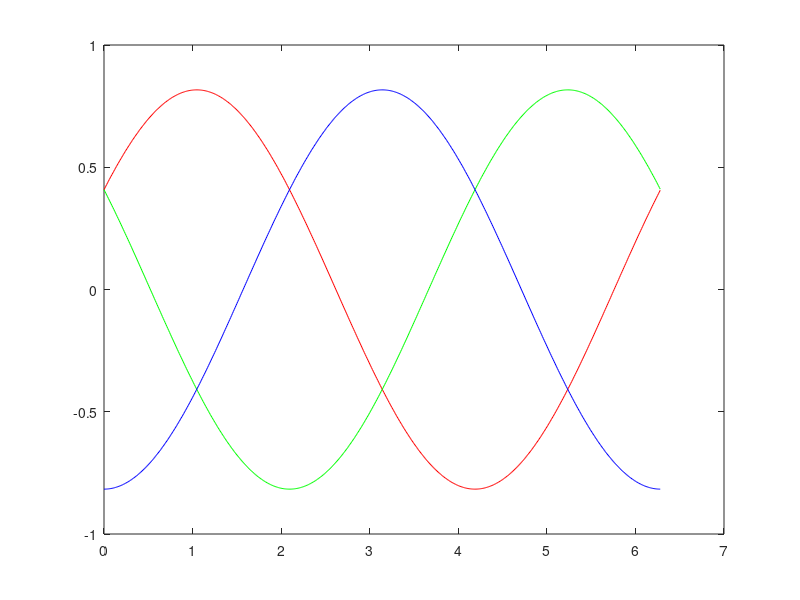
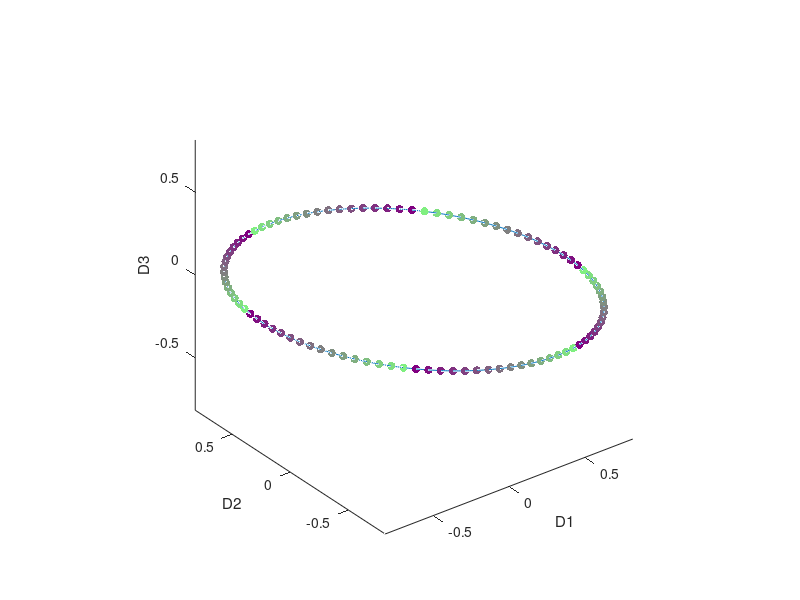

Write MATLAB code to recreate these figures, in order.
D1 = @(x) sqrt(2/3)*cos(x-(pi/3));
D2 = @(x) sqrt(2/3)*cos(x+(pi/3));
D3 = @(x) -sqrt(2/3)*cos(x);

x = 0:.01:2*pi;

figure(1)

plot(x,D1(x),'r-')

hold on

plot(x,D2(x),'g-')
plot(x,D3(x),'b-')

hold off

figure(2)

plot3(D1(x),D2(x),D3(x))
hold on

axis equal
xlabel('D1'); ylabel('D2'); zlabel('D3')

N = 6*16;

for ii = 1:N
    c = mod(ii,16)/16;
    x = (ii-1)*(pi/(N/2));

    tmp = [D1(x),D2(x),D3(x)];
    
    scatter3(tmp(1),tmp(2),tmp(3),[],[.5 c .5],'filled')

end

hold off
